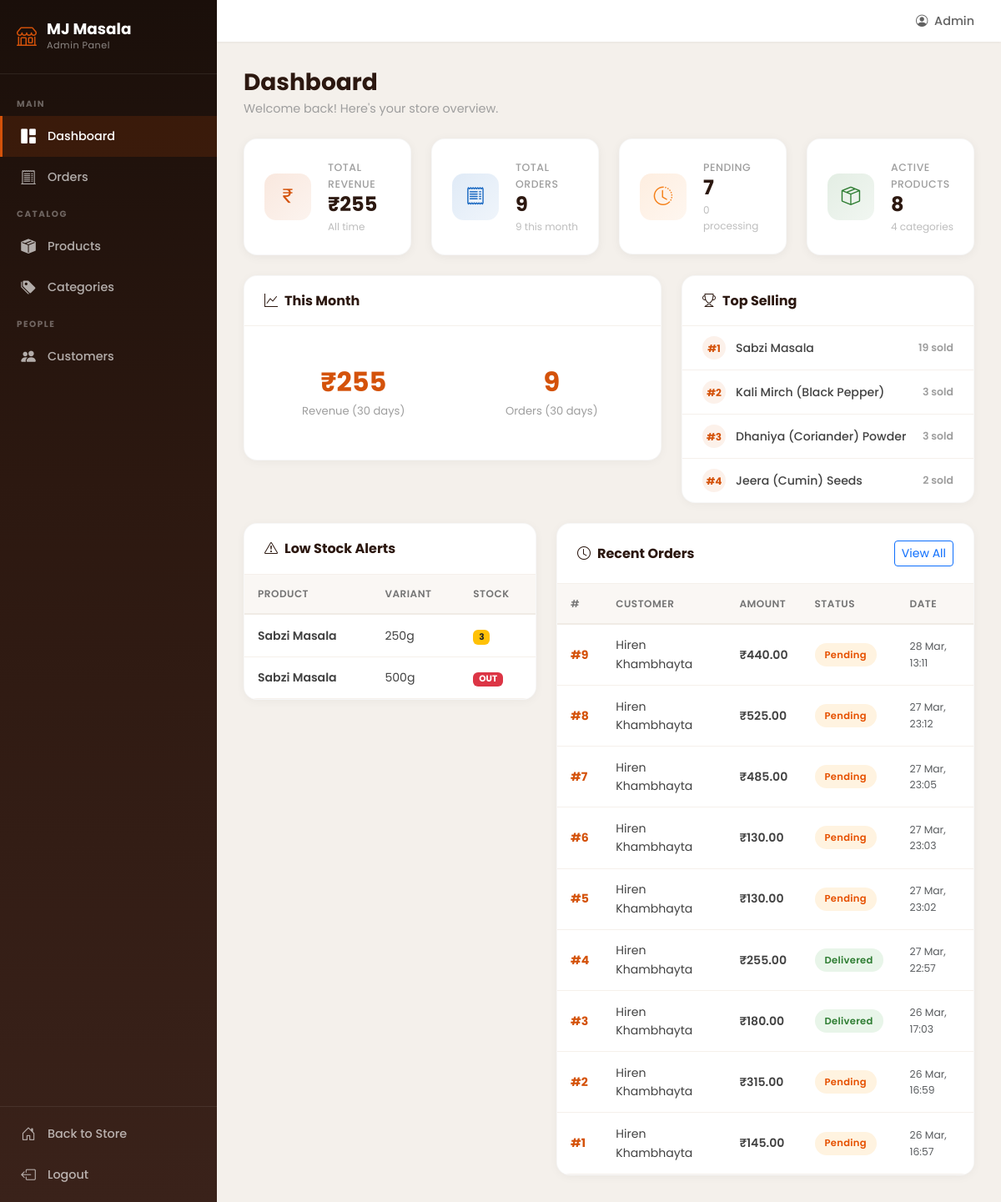
Screenshot of /store-admin/ (signed in) with the database file from the repository.
### orders/models.py (models this page shows, shortened)
class OrderItem(models.Model):
    order = models.ForeignKey(Order, on_delete=models.CASCADE, related_name='order_items')
    product_variant = models.ForeignKey(ProductVariant, on_delete=models.SET_NULL, null=True)
    product_name = models.CharField(max_length=200)
    variant_label = models.CharField(max_length=50)
    quantity = models.PositiveIntegerField()
    price_at_purchase = models.DecimalField(max_digits=10, decimal_places=2)

class Order(models.Model):
    STATUS_CHOICES = [
        ('pending', 'Pending'),
        ('processing', 'Processing'),
        ('shipped', 'Shipped'),
        ('delivered', 'Delivered'),
        ('cancelled', 'Cancelled'),
    ]
    PAYMENT_STATUS_CHOICES = [
        ('pending', 'Pending'),
        ('paid', 'Paid'),
        ('failed', 'Failed'),
        ('refunded', 'Refunded'),
    ]
    customer = models.ForeignKey(
        settings.AUTH_USER_MODEL, on_delete=models.CASCADE, related_name='orders'
    )
    address_full_name = models.CharField(max_length=200, default='')
    address_phone = models.CharField(max_length=20, default='')
    address_line1 = models.TextField(default='')
    address_city = models.CharField(max_length=100, default='')
    address_state = models.CharField(max_length=100, default='')
    address_pincode = models.CharField(max_length=10, default='')
    total_amount = models.DecimalField(max_digits=10, decimal_places=2)
    delivery_charge = models.DecimalField(max_digits=10, decimal_places=2, default=0)
    status = models.CharField(max_length=20, choices=STATUS_CHOICES, default='pending')
    payment_status = models.CharField(max_length=20, choices=PAYMENT_STATUS_CHOICES, default='pending')
    razorpay_order_id = models.CharField(max_length=200, blank=True, null=True)
    created_at = models.DateTimeField(auto_now_add=True)
    updated_at = models.DateTimeField(auto_now=True)
    class Meta:
        ordering = ['-created_at']

### products/models.py (models this page shows, shortened)
class ProductVariant(models.Model):
    product = models.ForeignKey(Product, on_delete=models.CASCADE, related_name='variants')
    weight_label = models.CharField(max_length=50, help_text='e.g. 100g, 250g, 500g')
    price = models.DecimalField(max_digits=10, decimal_places=2)
    stock_quantity = models.PositiveIntegerField(default=0)
    created_at = models.DateTimeField(auto_now_add=True)
    class Meta:
        ordering = ['price']

class Product(models.Model):
    name = models.CharField(max_length=200)
    slug = models.SlugField(max_length=200, unique=True)
    description = models.TextField(blank=True)
    ingredients = models.TextField(blank=True, help_text='Comma-separated list of ingredients')
    usage_info = models.TextField(blank=True, help_text='How to use this product')
    category = models.ForeignKey(Category, on_delete=models.CASCADE, related_name='products')
    base_price = models.DecimalField(max_digits=10, decimal_places=2)
    image = models.ImageField(upload_to='products/', blank=True, null=True)
    is_active = models.BooleanField(default=True)
    is_featured = models.BooleanField(default=False)
    created_at = models.DateTimeField(auto_now_add=True)
    updated_at = models.DateTimeField(auto_now=True)
    class Meta:
        ordering = ['-created_at']

### products/admin_views.py (the view)
# urls.py: path('', admin_views.dashboard, name='dashboard'),
@staff_member_required
def dashboard(request):
    today = timezone.now().date()
    thirty_days_ago = today - timedelta(days=30)
    total_orders = Order.objects.count()
    total_revenue = Order.objects.filter(
        payment_status='paid'
    ).aggregate(total=Sum('total_amount'))['total'] or 0
    pending_orders = Order.objects.filter(status='pending').count()
    processing_orders = Order.objects.filter(status='processing').count()
    month_orders = Order.objects.filter(created_at__date__gte=thirty_days_ago).count()
    month_revenue = Order.objects.filter(
        created_at__date__gte=thirty_days_ago, payment_status='paid'
    ).aggregate(total=Sum('total_amount'))['total'] or 0
    low_stock = ProductVariant.objects.filter(
        stock_quantity__lt=10
    ).select_related('product')[:10]
    recent_orders = Order.objects.select_related('customer').prefetch_related(
        'order_items'
    ).order_by('-created_at')[:10]
    top_products = OrderItem.objects.values(
        'product_name'
    ).annotate(
        total_sold=Sum('quantity')
    ).order_by('-total_sold')[:5]
    total_products = Product.objects.filter(is_active=True).count()
    total_categories = Category.objects.count()
    context = {
        'total_orders': total_orders,
        'total_revenue': total_revenue,
        'pending_orders': pending_orders,
        'processing_orders': processing_orders,
        'month_orders': month_orders,
        'month_revenue': month_revenue,
        'low_stock': low_stock,
        'recent_orders': recent_orders,
        'top_products': top_products,
        'total_products': total_products,
        'total_categories': total_categories,
        'active_page': 'dashboard',
    }
    return render(request, 'store_admin/dashboard.html', context)

### templates/store_admin/dashboard.html (shortened to what this page needs)
{% extends 'store_admin/base_admin.html' %}
{% block content %}
<div class="admin-page-header">
    <div>
        <h1 class="admin-page-title">Dashboard</h1>
        <p class="admin-page-subtitle">Welcome back! Here's your store overview.</p>
    </div>
</div>
<div class="row g-4 mb-4">
    <div class="col-xl-3 col-md-6">
        <div class="stat-card">
            <div class="stat-icon revenue">
                <i class="bi bi-currency-rupee"></i>
            </div>
            <div class="stat-info">
                <span class="stat-label">Total Revenue</span>
                <span class="stat-value">₹{{ total_revenue|floatformat:0 }}</span>
                <span class="stat-detail">All time</span>
            </div>
        </div>
    </div>
    <div class="col-xl-3 col-md-6">
        <div class="stat-card">
            <div class="stat-icon orders">
                <i class="bi bi-receipt"></i>
            </div>
            <div class="stat-info">
                <span class="stat-label">Total Orders</span>
                <span class="stat-value">{{ total_orders }}</span>
                <span class="stat-detail">{{ month_orders }} this month</span>
            </div>
        </div>
    </div>
    <div class="col-xl-3 col-md-6">
        <div class="stat-card">
            <div class="stat-icon pending">
                <i class="bi bi-clock-history"></i>
            </div>
            <div class="stat-info">
                <span class="stat-label">Pending</span>
                <span class="stat-value">{{ pending_orders }}</span>
                <span class="stat-detail">{{ processing_orders }} processing</span>
            </div>
        </div>
    </div>
    <div class="col-xl-3 col-md-6">
        <div class="stat-card">
            <div class="stat-icon products">
                <i class="bi bi-box-seam"></i>
            </div>
            <div class="stat-info">
                <span class="stat-label">Active Products</span>
                <span class="stat-value">{{ total_products }}</span>
                <span class="stat-detail">{{ total_categories }} categories</span>
            </div>
        </div>
    </div>
</div>
<div class="row g-4 mb-4">
    <div class="col-lg-7">
        <div class="admin-card">
            <div class="admin-card-header">
                <h5><i class="bi bi-graph-up me-2"></i>This Month</h5>
            </div>
            <div class="admin-card-body">
                <div class="row text-center">
                    <div class="col-6">
                        <div class="month-stat">
                            <span class="month-stat-value">₹{{ month_revenue|floatformat:0 }}</span>
                            <span class="month-stat-label">Revenue (30 days)</span>
                        </div>
                    </div>
                    <div class="col-6">
                        <div class="month-stat">
                            <span class="month-stat-value">{{ month_orders }}</span>
                            <span class="month-stat-label">Orders (30 days)</span>
                        </div>
                    </div>
                </div>
            </div>
        </div>
    </div>
    <div class="col-lg-5">
        <div class="admin-card">
            <div class="admin-card-header">
                <h5><i class="bi bi-trophy me-2"></i>Top Selling</h5>
            </div>
            <div class="admin-card-body p-0">
                {% if top_products %}
                <ul class="top-products-list">
                    {% for item in top_products %}
                    <li>
                        <span class="top-rank">#{{ forloop.counter }}</span>
                        <span class="top-name">{{ item.product_name }}</span>
                        <span class="top-qty">{{ item.total_sold }} sold</span>
                    </li>
                    {% endfor %}
                </ul>
                {% else %}
                <p class="text-muted text-center py-3 mb-0">No sales yet</p>
                {% endif %}
            </div>
        </div>
    </div>
</div>
<div class="row g-4">
    <div class="col-lg-5">
        <div class="admin-card">
            <div class="admin-card-header">
                <h5><i class="bi bi-exclamation-triangle me-2"></i>Low Stock Alerts</h5>
            </div>
            <div class="admin-card-body p-0">
                {% if low_stock %}
                <div class="table-responsive">
                    <table class="table admin-table mb-0">
                        <thead>
                            <tr><th>Product</th><th>Variant</th><th>Stock</th></tr>
                        </thead>
                        <tbody>
                            {% for v in low_stock %}
                            <tr>
                                <td class="fw-semibold">{{ v.product.name }}</td>
                                <td>{{ v.weight_label }}</td>
                                <td>
                                    {% if v.stock_quantity == 0 %}
                                    <span class="badge bg-danger">OUT</span>
                                    {% else %}
                                    <span class="badge bg-warning text-dark">{{ v.stock_quantity }}</span>
                                    {% endif %}
                                </td>
                            </tr>
                            {% endfor %}
                        </tbody>
                    </table>
                </div>
                {% else %}
                <p class="text-muted text-center py-3 mb-0"><i class="bi bi-check-circle me-1"></i>All stock levels healthy</p>
                {% endif %}
            </div>
        </div>
    </div>
    <div class="col-lg-7">
        <div class="admin-card">
            <div class="admin-card-header d-flex justify-content-between align-items-center">
                <h5 class="mb-0"><i class="bi bi-clock me-2"></i>Recent Orders</h5>
                <a href="{% url 'store_admin:orders_list' %}" class="btn btn-sm btn-outline-primary">View All</a>
            </div>
            <div class="admin-card-body p-0">
                <div class="table-responsive">
                    <table class="table admin-table mb-0">
                        <thead>
                            <tr><th>#</th><th>Customer</th><th>Amount</th><th>Status</th><th>Date</th></tr>
                        </thead>
                        <tbody>
                            {% for order in recent_orders %}
                            <tr>
                                <td><a href="{% url 'store_admin:order_detail' order.id %}" class="fw-bold text-decoration-none">#{{ order.id }}</a></td>
                                <td>{{ order.customer.get_full_name|default:order.customer.email }}</td>
                                <td class="fw-semibold">₹{{ order.total_amount }}</td>
                                <td><span class="admin-status-badge status-{{ order.status }}">{{ order.get_status_display }}</span></td>
                                <td class="text-muted small">{{ order.created_at|date:"d M, H:i" }}</td>
                            </tr>
                            {% empty %}
                            <tr><td colspan="5" class="text-center text-muted py-3">No orders yet</td></tr>
                            {% endfor %}
                        </tbody>
                    </table>
                </div>
            </div>
        </div>
    </div>
</div>
{% endblock %}

### templates/store_admin/base_admin.html (shortened to what this page needs)
{% load static %}
<!DOCTYPE html>
<html lang="en">
<head>
    <link href="https://cdn.jsdelivr.net/npm/bootstrap@5.3.2/dist/css/bootstrap.min.css" rel="stylesheet">
    <link href="https://cdn.jsdelivr.net/npm/bootstrap-icons@1.11.1/font/bootstrap-icons.css" rel="stylesheet">
    <link href="{% static 'css/style.css' %}" rel="stylesheet">
    <link href="{% static 'css/admin.css' %}" rel="stylesheet">
</head>
<body class="admin-body">
    <aside class="admin-sidebar" id="adminSidebar">
        <div class="sidebar-header">
            <a href="/store-admin/" class="sidebar-brand">
                <i class="bi bi-shop"></i>
                <div>
                    <span class="brand-name">MJ Masala</span>
                    <span class="brand-sub">Admin Panel</span>
                </div>
            </a>
        </div>
        <nav class="sidebar-nav">
            <div class="nav-section-label">Main</div>
            <a href="{% url 'store_admin:dashboard' %}" class="sidebar-link {% if active_page == 'dashboard' %}active{% endif %}">
                <i class="bi bi-grid-1x2-fill"></i>
                <span>Dashboard</span>
            </a>
            <a href="{% url 'store_admin:orders_list' %}" class="sidebar-link {% if active_page == 'orders' %}active{% endif %}">
                <i class="bi bi-receipt-cutoff"></i>
                <span>Orders</span>
            </a>
            <div class="nav-section-label">Catalog</div>
            <a href="{% url 'store_admin:products_list' %}" class="sidebar-link {% if active_page == 'products' %}active{% endif %}">
                <i class="bi bi-box-seam-fill"></i>
                <span>Products</span>
            </a>
            <a href="{% url 'store_admin:categories' %}" class="sidebar-link {% if active_page == 'categories' %}active{% endif %}">
                <i class="bi bi-tags-fill"></i>
                <span>Categories</span>
            </a>
            <div class="nav-section-label">People</div>
            <a href="{% url 'store_admin:customers' %}" class="sidebar-link {% if active_page == 'customers' %}active{% endif %}">
                <i class="bi bi-people-fill"></i>
                <span>Customers</span>
            </a>
        </nav>
        <div class="sidebar-footer">
            <a href="/" class="sidebar-link">
                <i class="bi bi-house-door"></i>
                <span>Back to Store</span>
            </a>
            <a href="{% url 'accounts:logout' %}" class="sidebar-link">
                <i class="bi bi-box-arrow-left"></i>
                <span>Logout</span>
            </a>
        </div>
    </aside>
    <main class="admin-main">
        <header class="admin-topbar">
            <div class="topbar-right">
                <span class="topbar-greeting">
                    <i class="bi bi-person-circle me-1"></i>
                    {{ user.first_name|default:"Admin" }}
                </span>
            </div>
        </header>
        <div class="admin-content">
            {% block content %}{% endblock %}
        </div>
    </main>
</body>
</html>

### rows the page displays
OrderItem: product_name "Jeera (Cumin) Seeds", total_sold "2"
ProductVariant: product.name "Sabzi Masala", weight_label "250g", stock_quantity "3"
ProductVariant: product.name "Sabzi Masala", weight_label "500g", stock_quantity "OUT"
Order: id "9", customer.get_full_name "Hiren Khambhayta", total_amount "440.00", status "Pending", created_at "28 Mar, 13:11"
Order: id "8", customer.get_full_name "Hiren Khambhayta", total_amount "525.00", status "Pending", created_at "27 Mar, 23:12"
Order: id "7", customer.get_full_name "Hiren Khambhayta", total_amount "485.00", status "Pending", created_at "27 Mar, 23:05"
Order: id "6", customer.get_full_name "Hiren Khambhayta", total_amount "130.00", status "Pending", created_at "27 Mar, 23:03"
Order: id "5", customer.get_full_name "Hiren Khambhayta", total_amount "130.00", status "Pending", created_at "27 Mar, 23:02"
Order: id "4", customer.get_full_name "Hiren Khambhayta", total_amount "255.00", status "Delivered", created_at "27 Mar, 22:57"
Order: id "3", customer.get_full_name "Hiren Khambhayta", total_amount "180.00", status "Delivered", created_at "26 Mar, 17:03"
Order: id "2", customer.get_full_name "Hiren Khambhayta", total_amount "315.00", status "Pending", created_at "26 Mar, 16:59"
Order: id "1", customer.get_full_name "Hiren Khambhayta", total_amount "145.00", status "Pending", created_at "26 Mar, 16:57"

### other values shown
{{ user.first_name|default:"Admin" }} "Admin"
{{ total_revenue|floatformat:0 }} "255"
{{ total_orders }} "9"
{{ month_orders }} "9"
{{ pending_orders }} "7"
{{ processing_orders }} "0"
{{ total_products }} "8"
{{ total_categories }} "4"
{{ month_revenue|floatformat:0 }} "255"
{{ item.product_name }} "Sabzi Masala" "Kali Mirch (Black Pepper)" "Dhaniya (Coriander) Powder"
{{ item.total_sold }} "19" "3" "3"
